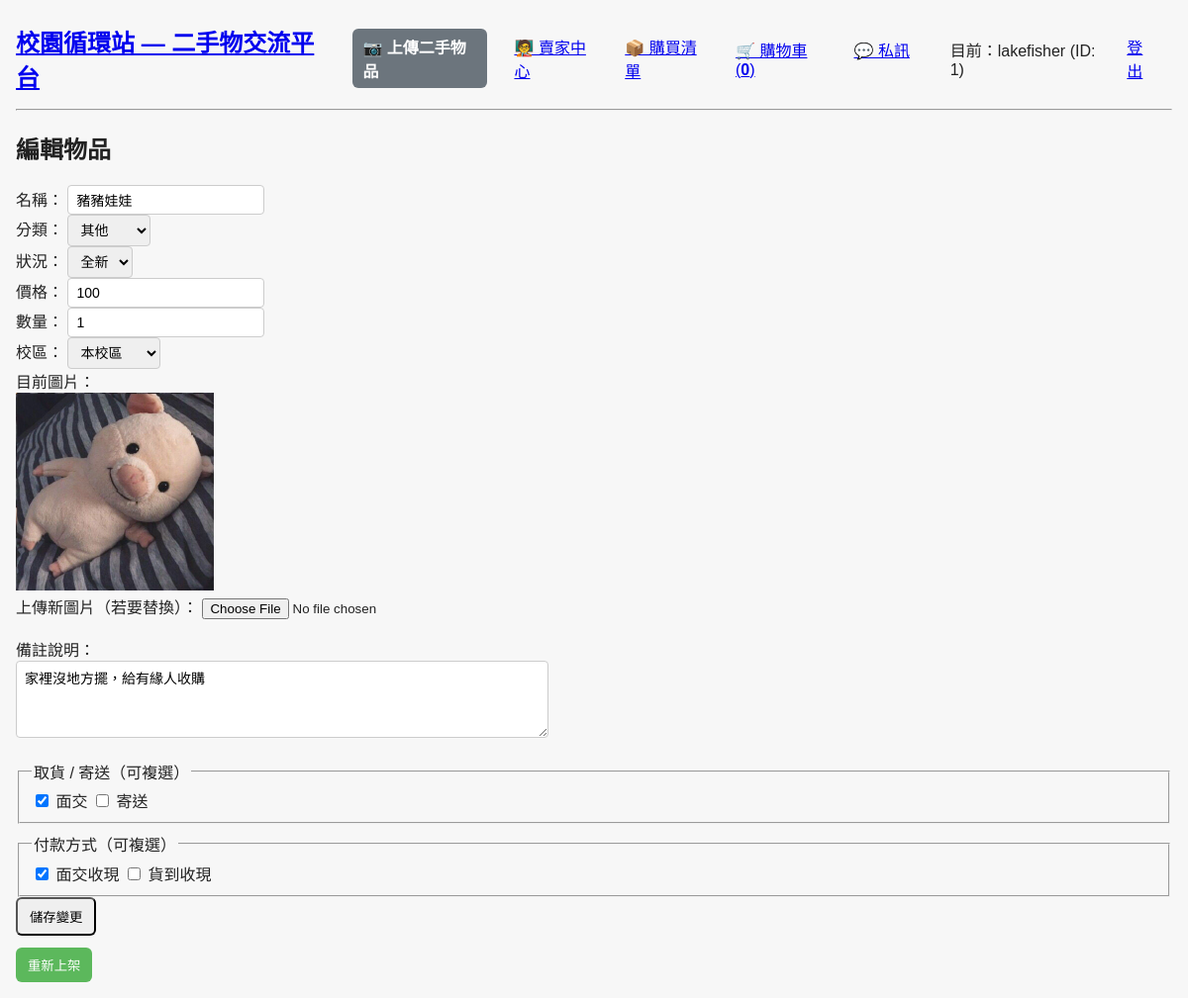
The app's page /item/1/edit (signed in) with its own data.
### models.py (models this page shows, shortened)
class User(UserMixin, db.Model):
    id = db.Column(db.Integer, primary_key=True)
    name = db.Column(db.String(80), unique=True)
    password_hash = db.Column(db.String(200), nullable=True)

class Item(db.Model):
    id = db.Column(db.Integer, primary_key=True)
    name = db.Column(db.String(80))
    category = db.Column(db.String(50))
    condition = db.Column(db.String(50))
    price = db.Column(db.Float)
    notes = db.Column(db.Text)
    pickup_methods = db.Column(db.Text)
    shipping_type = db.Column(db.String(50))
    shipping_fee = db.Column(db.Float)
    payment_methods = db.Column(db.Text)
    campus = db.Column(db.String(20))  # 本校區 or 華夏校區
    image_path = db.Column(db.String(200))
    embedding = db.Column(db.LargeBinary, nullable=True)
    quantity = db.Column(db.Integer, default=1)
    seller_id = db.Column(db.Integer, db.ForeignKey('user.id'))
    is_active = db.Column(db.Boolean, default=True)

### app.py (the view, shortened to what this page needs)
@app.route('/item/<int:item_id>/edit', methods=['GET', 'POST'])
def edit_item(item_id):
    item = Item.query.get_or_404(item_id)
    current_user_id = session.get('user_id')
    if not current_user_id or not item.seller_id or int(current_user_id) != int(item.seller_id):
        return "未授權", 403
    pickup_methods = []
    payment_methods = []
    try:
        if item.pickup_methods:
            pickup_methods = json.loads(item.pickup_methods)
    except Exception:
        pickup_methods = []
    try:
        if item.payment_methods:
            payment_methods = json.loads(item.payment_methods)
    except Exception:
        payment_methods = []
    return render_template('edit_item.html', item=item, pickup_methods=pickup_methods, payment_methods=payment_methods)

### app.py (called while the page is built)
@login_manager.user_loader
def load_user(user_id):
    try:
        return User.query.get(int(user_id))
    except Exception:
        return None

@app.context_processor
def inject_unread_conv_count():
    try:
        if current_user and getattr(current_user, 'is_authenticated', False):
            from models import Message, Conversation
            cnt = db.session.query(func.count(func.distinct(Message.conversation_id))).join(Conversation, Message.conversation_id == Conversation.id).filter(
                Message.is_read == False,
                Message.user_id != current_user.id,
                ((Conversation.user1_id == current_user.id) | (Conversation.user2_id == current_user.id))
            ).scalar() or 0
            return dict(unread_conv_count=int(cnt))
    except Exception:
        pass
    return dict(unread_conv_count=0)

@app.before_request
def ensure_cart_token():
    if 'cart_token' not in session:
        session['cart_token'] = uuid.uuid4().hex

### templates/edit_item.html (shortened to what this page needs)
{% extends 'base.html' %}
{% block content %}
<h2>編輯物品</h2>
<form method="POST" enctype="multipart/form-data">
<label>名稱：</label>
<input type="text" name="name" value="{{ item.name }}" required><br>
<label>分類：</label>
<select name="category" required>
<option value="其他" {% if item.category=='其他' %}selected{% endif %}>其他</option>
</select><br>
<label>狀況：</label>
<select name="condition" required>
<option value="全新" {% if item.condition=='全新' %}selected{% endif %}>全新</option>
</select><br>
<label>價格：</label>
<input type="number" name="price" value="{{ item.price|int if item.price is not none else '' }}" step="1" min="0"><br>
<label>數量：</label>
<input type="number" name="quantity" value="{{ item.quantity or 1 }}" min="1" step="1"><br>
<label>校區：</label>
<select name="campus">
<option value="本校區" {% if item.campus=='本校區' %}selected{% endif %}>本校區</option>
</select><br>
<label>目前圖片：</label><br>
{% if item.image_path %}
<img src="{{ url_for('uploaded_file', filename=item.image_path) }}" width="200"><br>
{% else %}
<span>無圖片</span><br>
{% endif %}
<label>上傳新圖片（若要替換）：</label>
<input type="file" name="image"><br><br>
<label>備註說明：</label><br>
<textarea name="notes" rows="4" cols="60">{{ item.notes or '' }}</textarea><br><br>
<fieldset>
	<legend>取貨 / 寄送（可複選）</legend>
	<label><input type="checkbox" name="pickup_methods" value="面交" {% if '面交' in pickup_methods %}checked{% endif %}> 面交</label>
	<label><input type="checkbox" name="pickup_methods" value="寄送" id="shipCheckboxEdit" {% if '寄送' in pickup_methods %}checked{% endif %}> 寄送</label>
</fieldset>
<fieldset style="margin-top:8px;">
	<legend>付款方式（可複選）</legend>
	<label><input type="checkbox" name="payment_methods" value="面交收現" {% if '面交收現' in payment_methods %}checked{% endif %}> 面交收現</label>
	<label><input type="checkbox" name="payment_methods" value="貨到收現" {% if '貨到收現' in payment_methods %}checked{% endif %}> 貨到收現</label>
</fieldset>
<button type="submit">儲存變更</button>
</form>
{% if item.is_active %}
<form method="POST" action="{{ url_for('toggle_item_active', item_id=item.id) }}" onsubmit="return confirm('確定要下架此商品？下架後商品將不再上架給其他人看到。');" style="margin-top:12px;">
	<button type="submit" style="background:#d9534f;color:white;padding:8px 12px;border:none;border-radius:6px;cursor:pointer;">下架商品</button>
</form>
{% else %}
<form method="POST" action="{{ url_for('toggle_item_active', item_id=item.id) }}" onsubmit="return confirm('確定要重新上架此商品？重新上架後商品會再次出現在列表。');" style="margin-top:12px;">
	<button type="submit" style="background:#5cb85c;color:white;padding:8px 12px;border:none;border-radius:6px;cursor:pointer;">重新上架</button>
</form>
{% endif %}
{% endblock %}

### templates/base.html (shortened to what this page needs)
<!DOCTYPE html>
<html lang="zh-Hant">
<head>
    <link rel="stylesheet" href="{{ url_for('static', filename='css/style.css') }}">
</head>
<body>
<nav style="display:flex; align-items:center; justify-content:space-between; gap:12px;">
    <div style="display:flex; align-items:center; gap:12px;">
        <a href="{{ url_for('index') }}"><h2 style="margin:0; font-size:1.5rem;">校園循環站 — 二手物交流平台</h2></a>
        {% if session.get('user_id') %}
            <a class="btn btn-alt" href="{{ url_for('upload') }}">📷 上傳二手物品</a>
        {% else %}
            <a class="btn btn-alt" href="{{ url_for('login') }}">📷 上傳二手物品（需登入）</a>
        {% endif %}
    </div>
    <div style="display:flex; align-items:center; gap:12px;">
        {% if session.get('user_id') %}
            <a href="{{ url_for('seller_center') }}">🧑‍🏫 賣家中心</a>
            <a href="{{ url_for('orders') }}">📦 購買清單</a>
            <a href="{{ url_for('view_cart') }}">🛒 購物車 (<strong>{{ cart_distinct_count or 0 }}</strong>)</a>
            <a id="convLink" href="{{ url_for('conversations_list') }}">💬 私訊 </a>
            <span style="margin-left:8px">目前：{{ session.get('user_name') }} (ID: {{ session.get('user_id') }})</span>
            <a href="{{ url_for('logout') }}" style="margin-left:8px">登出</a>
        {% else %}
            <a href="{{ url_for('login') }}">登入</a>
            <a href="{{ url_for('register') }}">註冊</a>
        {% endif %}
    </div>
</nav>
<hr>
{% block content %}{% endblock %}
</body>
</html>

### static/css/style.css (style rules this page uses)
:root { --gap:12px; --card-bg:#fff; --card-border:#ddd; }
body { font-family: Arial, Helvetica, sans-serif; margin: 0; padding: 16px; background:#f7f7f7; color:#222; }
nav { padding:8px 0; }
nav a { margin-right: 15px; }
input[type="text"], input[type="number"], select, textarea { padding:6px 8px; border:1px solid #ccc; border-radius:4px; font-size:14px; }
button { padding:8px 12px; border-radius:6px; cursor:pointer; }
.btn { display:inline-block; padding:6px 10px; border-radius:6px; text-decoration:none; color:#fff; font-weight:600; }
.btn-alt { background:#6c757d; }

### records on screen
User: get "lakefisher"
Item: name "豬豬娃娃", category "其他", condition "全新", price "100", quantity "1", campus "本校區", image_path (picture), notes "家裡沒地方擺，給有緣人收購"

### other values on screen
{{ cart_distinct_count or 0 }} "0"
{{ session.get('user_id') }} "1"
